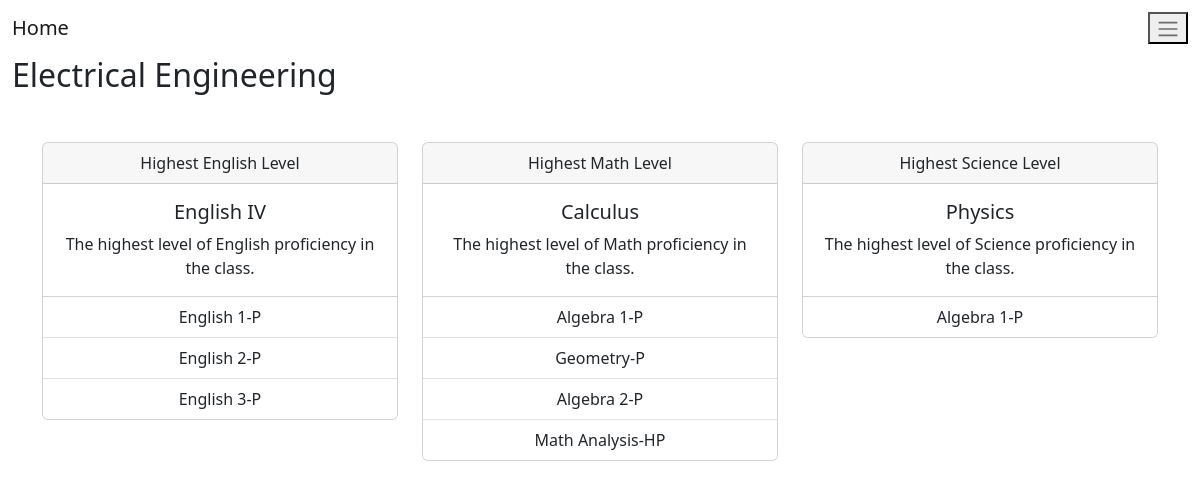
The app's page /major/Electrical Engineering with its own data.
### website/models.py (models this page shows)
class Major(db.Model):
   id = db.Column(db.Integer, primary_key = True)
   Major_Name = db.Column(db.String(120), unique = True)
   Math_Level = db.Column(db.String(120))
   English_Level = db.Column(db.String(120))
   Science_Level = db.Column(db.String(120))
   Major_Keywords = db.Column(db.String(10000))

class Class(db.Model):
    id = db.Column(db.Integer, primary_key=True)
    Course_Name = db.Column(db.String(1000))
    prerequisites = db.relationship('Class', secondary=prerequisite_table,
                                     primaryjoin=id==prerequisite_table.c.course_id,
                                     secondaryjoin=id==prerequisite_table.c.prerequisite_id)
    Course_Notes = db.Column(db.String(10000))
    Course_Path = db.Column(db.Integer, db.ForeignKey('path.id'))

### website/views.py (the view)
@views.route('/major/<string:major_name>')
def major(major_name):
  major_query = Major.query.filter_by(Major_Name = major_name).first()
  if not major_query:
    abort(404, description = "Major not found.")
  class_list = getNames(Class.query.all())
  subjects = {
    'Math': major_query.Math_Level,
    'English': major_query.English_Level,
    'Science': major_query.Science_Level
  }
  class_matches = {subject: get_closest_class(level, class_list) for subject, level in subjects.items()}
  prerequisites = {
    subject: fetch_course_with_prerequisites(course_name) for subject, course_name in class_matches.items()
  }
  print(f"Session student: {session.get('student')}")
  print(f"Prerequisites: {prerequisites}")
  return render_template(
    'majors.html', math_prerequisites = prerequisites['Math'], english_prerequisites = prerequisites['English'], science_prerequisites = prerequisites['Science'], major = major_query
  )

### website/tools.py (called while the page is built)
def getNames(Class_Query):
  ans = []
  for Class in Class_Query:
    ans.append(Class.Course_Name)
  return ans

def get_closest_class(level, class_list):
  return difflib.get_close_matches(level, class_list, n=1)[0] if level else None

def collect_prerequisites(course, collected=None):
    if collected is None:
        collected = []
    if course.Course_Name not in collected:
        collected.append(course.Course_Name)
    for prereq in course.prerequisites:
        collect_prerequisites(prereq, collected)
    return collected

def fetch_course_with_prerequisites(course_name):
  if not course_name:
    return []
  course = Class.query.filter_by(Course_Name = course_name).first()
  if not course:
    return []
  prerequisites = collect_prerequisites(course)
  prerequisites.reverse()
  return prerequisites

### website/templates/majors.html
{% extends 'index.html' %}
{% block navbar %}{{super()}}{% endblock %}
{% block main %}
<div class="container-fluid">
  <h2>{{major.Major_Name}}</h2>
  <div class="container mt-5">
    <div class="row">
      {% if major.English_Level %}
        <div class="col-md-4">
            <div class="card text-center">
                <div class="card-header">
                    Highest English Level
                </div>
                <div class="card-body">
                    <h5 class="card-title">{{major.English_Level}}</h5>
                    <p class="card-text">The highest level of English proficiency in the class.</p>
                </div>
                <ul class="list-group list-group-flush">
                    {% for i in range(english_prerequisites | length - 1) %}
                    <li class="list-group-item">{{ english_prerequisites[i] }}</li>
                {% endfor %}
                </ul>
            </div>
        </div>
      {% endif %}
      {% if major.Math_Level %}
      <div class="col-md-4">
            <div class="card text-center">
                <div class="card-header">
                    Highest Math Level
                </div>
                <div class="card-body">
                    <h5 class="card-title">{{major.Math_Level}}</h5>
                    <p class="card-text">The highest level of Math proficiency in the class.</p>
                </div>
                <ul class="list-group list-group-flush">
                    {% for i in range(math_prerequisites | length - 1) %}
                    <li class="list-group-item">{{ math_prerequisites[i] }}</li>
                {% endfor %}
                </ul>
            </div>
        </div>
        {% endif %}
        {% if major.Science_Level %}
        <div class="col-md-4">
            <div class="card text-center">
                <div class="card-header">
                    Highest Science Level
                </div>
                <div class="card-body">
                    <h5 class="card-title">{{major.Science_Level}}</h5>
                    <p class="card-text">The highest level of Science proficiency in the class.</p>
                </div>
                <ul class="list-group list-group-flush">
                {% for i in range(science_prerequisites | length - 1) %}
                    <li class="list-group-item">{{ science_prerequisites[i] }}</li>
                {% endfor %}
                </ul>
            </div>
        </div>
        {% endif %}
    </div>
  </div>
</div>
{% endblock %}

### records on screen
Major: Major_Name "Electrical Engineering", English_Level "English IV", Math_Level "Calculus", Science_Level "Physics"
Class: Course_Name "English 1-P"
Class: Course_Name "English 2-P"
Class: Course_Name "English 3-P"
Class: Course_Name "Algebra 1-P", Course_Name "Algebra 1-P"
Class: Course_Name "Geometry-P"
Class: Course_Name "Algebra 2-P"
Class: Course_Name "Math Analysis-HP"
